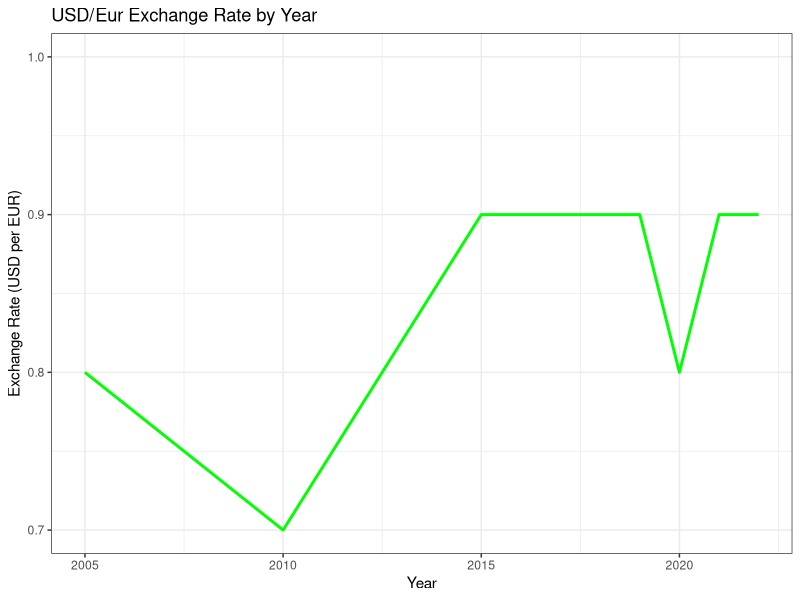
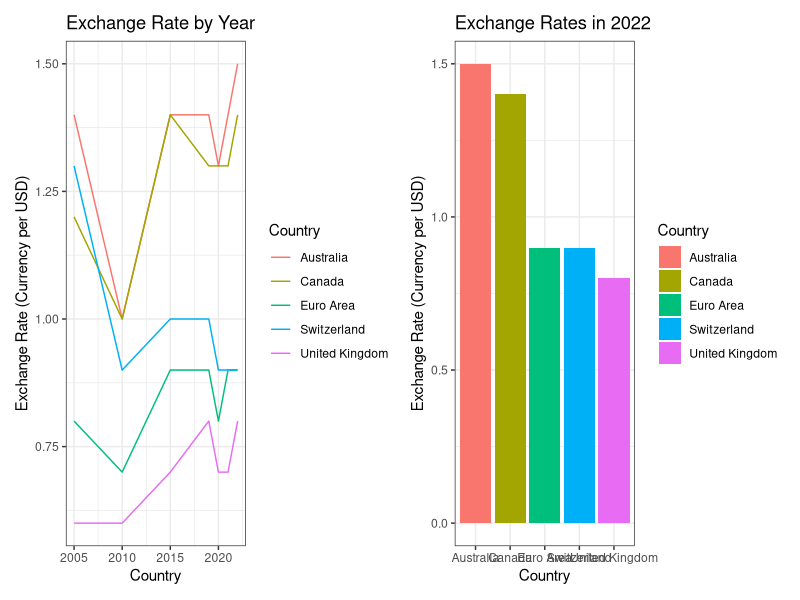

Write the R code that produced these figures, in order.
## ---- chunk 1
options(htmltools.dir.version = FALSE)
knitr::opts_chunk$set(
  echo = FALSE,
  message = FALSE,
  warning = FALSE,
  fig.align = 'center')
library(tidyverse)
library(knitr)
library(ggplot2)
library(dplyr)
library(readr)
library(patchwork)
library(readxl)
UN_ExRates <- read_excel("UN_ExRates.xlsx")
View(UN_ExRates)
## ---- chunk 2
UN_ExRates <- UN_ExRates |>
  rename(Country = ...2)

EU_over_time=
  UN_ExRates|>
  filter(`National currency` == "Euro (EUR)", Country == "Euro Area", Series == "Exchange rates: end of period (national currency per US dollar)")|>
  ggplot(aes(x = `Year`, y = Value))+
  geom_line(linewidth = 1, color = "green")+
  theme(
    axis.title = element_text(size = 16)
  )+
  theme_bw()+
  labs(x = "Year", y = "Exchange Rate (USD per EUR)")+
  scale_y_continuous(
    limits = c(0.70, 1.0) 
  )+
  ggtitle("USD/Eur Exchange Rate by Year")

EU_over_time
## ---- chunk 3

comparison_col=
  UN_ExRates|>
  filter(Country %in% c("Euro Area", "Canada", "Australia", "United Kingdom", "Switzerland"), Series == "Exchange rates: end of period (national currency per US dollar)", Year == "2022")|>
  ggplot(aes(x = Country, y = Value, fill = Country))+
  geom_col()+
  labs(x = "Country", y = "Exchange Rate (Currency per USD)")+
  ggtitle("Exchange Rates in 2022")+
  theme_bw()

comparison_line=
  UN_ExRates|>
  filter(Country %in% c("Euro Area", "Canada", "Australia", "United Kingdom", "Switzerland"), Series == "Exchange rates: end of period (national currency per US dollar)")|>
  ggplot(aes(x = Year, y = Value, color = Country))+
  geom_line()+
  labs(x = "Country", y = "Exchange Rate (Currency per USD)")+
  ggtitle("Exchange Rate by Year")+
  scale_x_continuous(
    limits = c(2005, 2022)
  )+
  theme_bw()
  
comp_final=comparison_line+comparison_col

comp_final
